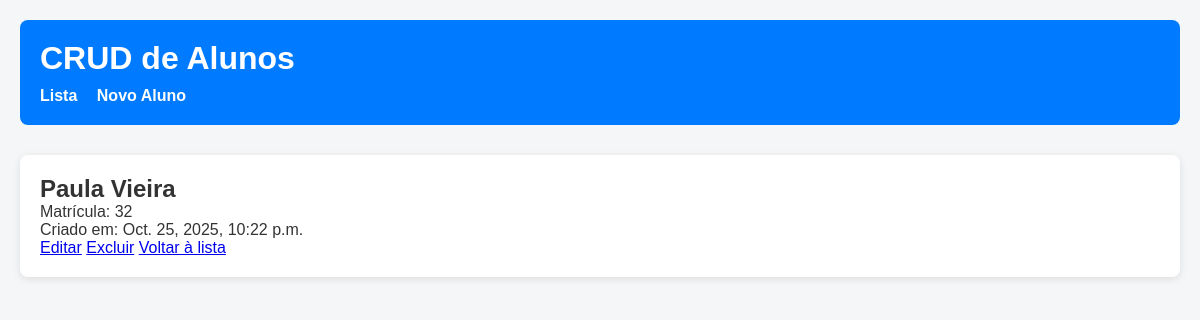
The app's page /5/ with its own data.
### app/models.py (models this page shows, shortened)
class Aluno(models.Model):
    nome = models.CharField(max_length=100)
    matricula = models.CharField(max_length=20, unique=True)
    criado_em = models.DateTimeField(auto_now_add=True)

### app/views.py (the view)
# urls.py: path('<int:pk>/', views.aluno_detalhe, name='aluno_detalhe'),    # Detalhes
def aluno_detalhe(request, pk):
    aluno = get_object_or_404(Aluno, pk=pk)
    return render(request, 'app/aluno_detalhe.html', {'aluno': aluno})

### templates/app/aluno_detalhe.html (shortened to what this page needs)
{% extends "base.html" %}
{% block content %}
<h2>{{ aluno.nome }}</h2>
<p>Matrícula: {{ aluno.matricula }}</p>
<p>Criado em: {{ aluno.criado_em }}</p>
<a href="{% url 'aluno_update' aluno.pk %}">Editar</a>
<a href="{% url 'aluno_delete' aluno.pk %}">Excluir</a>
<a href="{% url 'lista_alunos' %}">Voltar à lista</a>
{% endblock %}

### templates/base.html (style rules this page uses)
* { margin: 0; padding: 0; box-sizing: border-box; }
body { font-family: 'Arial', sans-serif; background-color: #f4f6f8; color: #333; padding: 20px; }

### records on screen
Aluno: nome "Paula Vieira", matricula "32", criado_em "Oct. 25, 2025, 10:22 p.m."
